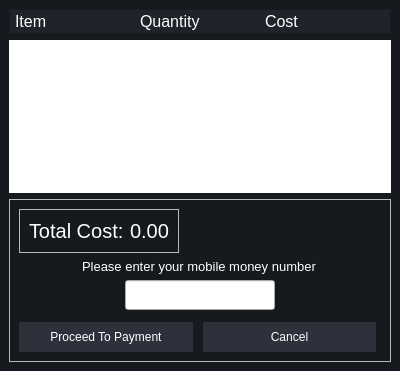
<?xml version="1.0" encoding="UTF-8"?>
<ui version="4.0">
 <class>Dialog</class>
 <widget class="QDialog" name="Dialog">
  <property name="geometry">
   <rect>
    <x>0</x>
    <y>0</y>
    <width>400</width>
    <height>371</height>
   </rect>
  </property>
  <property name="windowTitle">
   <string>Dialog</string>
  </property>
  <property name="styleSheet">
   <string notr="true">background-color: rgb(22, 25, 29);
color: rgb(255, 255, 255);</string>
  </property>
  <layout class="QVBoxLayout" name="verticalLayout">
   <property name="spacing">
    <number>0</number>
   </property>
   <property name="leftMargin">
    <number>0</number>
   </property>
   <property name="topMargin">
    <number>0</number>
   </property>
   <property name="rightMargin">
    <number>0</number>
   </property>
   <property name="bottomMargin">
    <number>0</number>
   </property>
   <item>
    <widget class="QWidget" name="widget" native="true">
     <property name="styleSheet">
      <string notr="true">
QPushButton{
	border: none;
}</string>
     </property>
     <layout class="QGridLayout" name="gridLayout">
      <item row="1" column="0" alignment="Qt::AlignTop">
       <widget class="QFrame" name="frame">
        <property name="styleSheet">
         <string notr="true">background-color: rgb(31, 35, 42);</string>
        </property>
        <property name="frameShape">
         <enum>QFrame::StyledPanel</enum>
        </property>
        <property name="frameShadow">
         <enum>QFrame::Raised</enum>
        </property>
        <layout class="QHBoxLayout" name="horizontalLayout">
         <property name="spacing">
          <number>0</number>
         </property>
         <property name="leftMargin">
          <number>5</number>
         </property>
         <property name="topMargin">
          <number>2</number>
         </property>
         <property name="rightMargin">
          <number>0</number>
         </property>
         <property name="bottomMargin">
          <number>2</number>
         </property>
         <item>
          <widget class="QLabel" name="label">
           <property name="maximumSize">
            <size>
             <width>16777215</width>
             <height>40</height>
            </size>
           </property>
           <property name="font">
            <font>
             <pointsize>12</pointsize>
            </font>
           </property>
           <property name="text">
            <string>Item</string>
           </property>
          </widget>
         </item>
         <item>
          <widget class="QLabel" name="label_2">
           <property name="maximumSize">
            <size>
             <width>16777215</width>
             <height>40</height>
            </size>
           </property>
           <property name="font">
            <font>
             <pointsize>12</pointsize>
            </font>
           </property>
           <property name="text">
            <string>Quantity</string>
           </property>
          </widget>
         </item>
         <item>
          <widget class="QLabel" name="label_3">
           <property name="maximumSize">
            <size>
             <width>16777215</width>
             <height>40</height>
            </size>
           </property>
           <property name="font">
            <font>
             <pointsize>12</pointsize>
            </font>
           </property>
           <property name="text">
            <string>Cost</string>
           </property>
          </widget>
         </item>
        </layout>
       </widget>
      </item>
      <item row="2" column="0">
       <widget class="QScrollArea" name="checkoutScrollAreaWidget">
        <property name="styleSheet">
         <string notr="true">border: none;
background-color: rgb(255, 255, 255);
color: rgb(22, 25, 29);</string>
        </property>
        <property name="widgetResizable">
         <bool>true</bool>
        </property>
        <widget class="QWidget" name="scrollAreaWidgetContents">
         <property name="geometry">
          <rect>
           <x>0</x>
           <y>0</y>
           <width>382</width>
           <height>142</height>
          </rect>
         </property>
         <property name="styleSheet">
          <string notr="true">QLabel{
	
	background-color: rgb(22, 25, 29);
}</string>
         </property>
        </widget>
       </widget>
      </item>
      <item row="3" column="0">
       <widget class="QFrame" name="frame_2">
        <property name="styleSheet">
         <string notr="true">background-color: none;</string>
        </property>
        <property name="frameShape">
         <enum>QFrame::StyledPanel</enum>
        </property>
        <property name="frameShadow">
         <enum>QFrame::Raised</enum>
        </property>
        <layout class="QVBoxLayout" name="verticalLayout_2">
         <item>
          <widget class="QWidget" name="widget_3" native="true">
           <layout class="QHBoxLayout" name="horizontalLayout_2">
            <property name="spacing">
             <number>0</number>
            </property>
            <property name="leftMargin">
             <number>0</number>
            </property>
            <property name="topMargin">
             <number>0</number>
            </property>
            <property name="rightMargin">
             <number>0</number>
            </property>
            <property name="bottomMargin">
             <number>0</number>
            </property>
            <item alignment="Qt::AlignLeft">
             <widget class="QFrame" name="frame_3">
              <property name="frameShape">
               <enum>QFrame::StyledPanel</enum>
              </property>
              <property name="frameShadow">
               <enum>QFrame::Raised</enum>
              </property>
              <layout class="QHBoxLayout" name="horizontalLayout_4">
               <item>
                <widget class="QLabel" name="label_16">
                 <property name="font">
                  <font>
                   <pointsize>15</pointsize>
                  </font>
                 </property>
                 <property name="text">
                  <string>Total Cost:</string>
                 </property>
                 <property name="textFormat">
                  <enum>Qt::AutoText</enum>
                 </property>
                </widget>
               </item>
               <item>
                <widget class="QLabel" name="paymentCostLabel">
                 <property name="font">
                  <font>
                   <pointsize>15</pointsize>
                  </font>
                 </property>
                 <property name="text">
                  <string>0.00</string>
                 </property>
                 <property name="textFormat">
                  <enum>Qt::AutoText</enum>
                 </property>
                </widget>
               </item>
              </layout>
             </widget>
            </item>
           </layout>
          </widget>
         </item>
         <item alignment="Qt::AlignHCenter">
          <widget class="QLabel" name="label_4">
           <property name="font">
            <font>
             <pointsize>10</pointsize>
            </font>
           </property>
           <property name="text">
            <string>Please enter your mobile money number</string>
           </property>
          </widget>
         </item>
         <item alignment="Qt::AlignHCenter">
          <widget class="QLineEdit" name="lineEdit">
           <property name="minimumSize">
            <size>
             <width>0</width>
             <height>30</height>
            </size>
           </property>
           <property name="maximumSize">
            <size>
             <width>150</width>
             <height>30</height>
            </size>
           </property>
           <property name="font">
            <font>
             <pointsize>15</pointsize>
            </font>
           </property>
           <property name="styleSheet">
            <string notr="true">color: rgb(0, 0, 0);</string>
           </property>
           <property name="text">
            <string/>
           </property>
           <property name="maxLength">
            <number>13</number>
           </property>
          </widget>
         </item>
         <item>
          <widget class="QFrame" name="checkoutHeading">
           <property name="frameShape">
            <enum>QFrame::StyledPanel</enum>
           </property>
           <property name="frameShadow">
            <enum>QFrame::Raised</enum>
           </property>
          </widget>
         </item>
         <item>
          <widget class="QWidget" name="widget_2" native="true">
           <layout class="QHBoxLayout" name="horizontalLayout_3">
            <property name="spacing">
             <number>10</number>
            </property>
            <property name="leftMargin">
             <number>0</number>
            </property>
            <property name="topMargin">
             <number>0</number>
            </property>
            <property name="rightMargin">
             <number>5</number>
            </property>
            <property name="bottomMargin">
             <number>0</number>
            </property>
            <item>
             <widget class="QPushButton" name="proceedBtn">
              <property name="minimumSize">
               <size>
                <width>0</width>
                <height>30</height>
               </size>
              </property>
              <property name="maximumSize">
               <size>
                <width>16777215</width>
                <height>30</height>
               </size>
              </property>
              <property name="styleSheet">
               <string notr="true">background-color: rgb(44, 49, 60);</string>
              </property>
              <property name="text">
               <string>Proceed To Payment</string>
              </property>
             </widget>
            </item>
            <item>
             <widget class="QPushButton" name="cancelPaymentBtn">
              <property name="minimumSize">
               <size>
                <width>0</width>
                <height>30</height>
               </size>
              </property>
              <property name="maximumSize">
               <size>
                <width>16777215</width>
                <height>30</height>
               </size>
              </property>
              <property name="styleSheet">
               <string notr="true">background-color: rgb(44, 49, 60);</string>
              </property>
              <property name="text">
               <string>Cancel</string>
              </property>
             </widget>
            </item>
           </layout>
          </widget>
         </item>
        </layout>
       </widget>
      </item>
     </layout>
    </widget>
   </item>
  </layout>
 </widget>
 <resources>
  <include location="resources.qrc"/>
 </resources>
 <connections/>
</ui>
